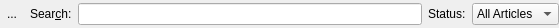
<ui version="4.0" >
 <class>Form</class>
 <widget class="QWidget" name="Form" >
  <property name="geometry" >
   <rect>
    <x>0</x>
    <y>0</y>
    <width>559</width>
    <height>28</height>
   </rect>
  </property>
  <property name="windowTitle" >
   <string>Form</string>
  </property>
  <layout class="QHBoxLayout" name="horizontalLayout" >
   <property name="margin" >
    <number>0</number>
   </property>
   <item>
    <widget class="QToolButton" name="clear" >
     <property name="text" >
      <string>...</string>
     </property>
     <property name="icon" >
      <iconset resource="../images/icons.qrc" >
       <normaloff>:/editclear.svg</normaloff>:/editclear.svg</iconset>
     </property>
     <property name="autoRaise" >
      <bool>true</bool>
     </property>
    </widget>
   </item>
   <item>
    <widget class="QLabel" name="label" >
     <property name="text" >
      <string>Sear&amp;ch:</string>
     </property>
     <property name="buddy" >
      <cstring>filter</cstring>
     </property>
    </widget>
   </item>
   <item>
    <widget class="QLineEdit" name="filter" >
     <property name="focusPolicy" >
      <enum>Qt::ClickFocus</enum>
     </property>
    </widget>
   </item>
   <item>
    <widget class="QLabel" name="label_2" >
     <property name="text" >
      <string>Status:</string>
     </property>
     <property name="buddy" >
      <cstring>statusCombo</cstring>
     </property>
    </widget>
   </item>
   <item>
    <widget class="QComboBox" name="statusCombo" >
     <property name="focusPolicy" >
      <enum>Qt::NoFocus</enum>
     </property>
     <item>
      <property name="text" >
       <string>All Articles</string>
      </property>
     </item>
     <item>
      <property name="text" >
       <string>Unread</string>
      </property>
     </item>
     <item>
      <property name="text" >
       <string>Important</string>
      </property>
     </item>
    </widget>
   </item>
  </layout>
 </widget>
 <resources>
  <include location="../images/icons.qrc" />
 </resources>
 <connections/>
</ui>
